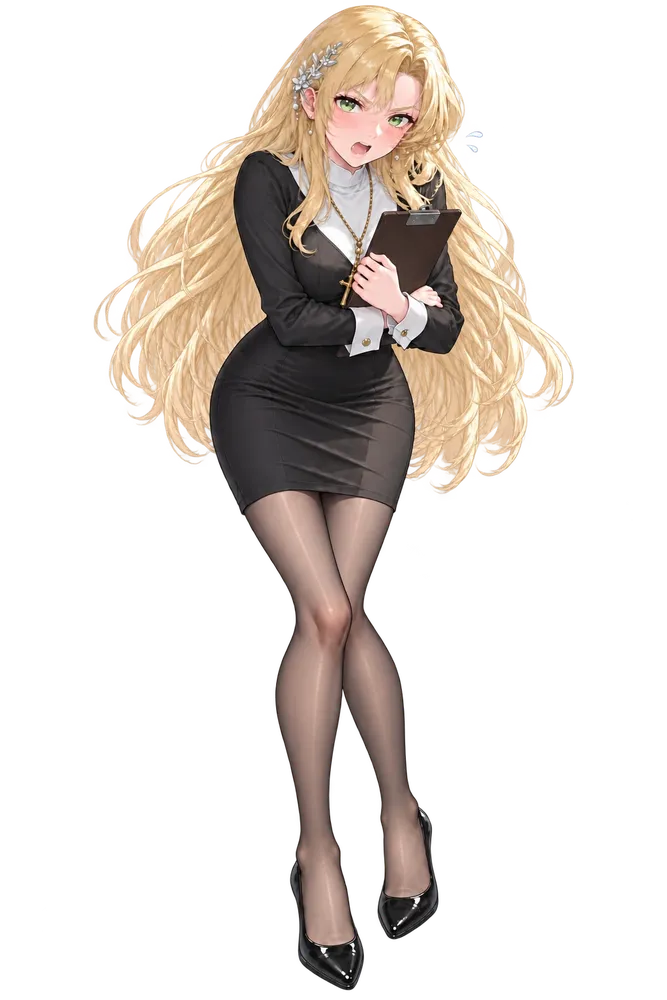
#> input picture resources/si/renna_newhair/renna_si_arguecute.webp, 667 x 1000 px, shrunk from 1024 x 1536 before the run, found by its file name; its folder holds only this picture in this run
$ python renna_audit.py
#> lines starting #> are read from the running program, lines starting #| are printed output that depends on the picture
### tools/_utf8.py
# -*- coding: utf-8 -*-
"""tools/_utf8.py —— 主控台輸出強制 UTF-8（ver -1326）

  為什麼要它：這些工具滿滿的 ⚠ ✔ ❌ 與中文，而**中文 Windows 的主控台預設是
  cp950** —— 印到第一個 ⚠ 就 `UnicodeEncodeError` 當場崩掉，而且崩在「印訊息」
  那一行，看起來像是工具本身壞了。實測 `tools/` 底下 24 支有 22 支中這個招，
  其中 `bust.py --check` 正是憲法 §5 的快取驗收那一支。

  ⚠⚠ 收成**一支**（鐵律 8）：22 個地方各貼三行必然有人漏、也必然走鐘。
      用法是每一支工具的 import 區加一行：

          import _utf8  # noqa: F401  （主控台 UTF-8，見該檔）

  ⚠ 它是**冪等**的，重複 import 不會有事；Python 3.7 以前沒有 `reconfigure`，
    包在 try 裡 —— 拿不到就退回原行為（該崩還是會崩，但不會多壞一件事）。
  ⚠ macOS／Linux 本來就是 UTF-8，這支在那邊等於什麼都沒做。
"""
import sys

for _s in (sys.stdout, sys.stderr):
    try:
        _s.reconfigure(encoding='utf-8')
    except Exception:
        pass

### tools/renna_audit.py
# -*- coding: utf-8 -*-
"""交件夾全體抽檢：平均差＋人物高差，判合格/重跑
   蕾娜髮飾換裝產線（見 resources/SI/renna_newhair/ 與 HANDOFF.md）。
"""
import sys, os, glob
sys.path.insert(0, os.path.join(os.getcwd(), 'tools'))
import _utf8  # noqa
from PIL import Image, ImageChops
def edges(img,thr=40):
    al=img.getchannel('A'); W,H=img.size; px=al.load()
    t=next(y for y in range(H) if any(px[x,y]>thr for x in range(0,W,2)))
    b=next(y for y in range(H-1,-1,-1) if any(px[x,y]>thr for x in range(0,W,2)))
    return t,b
def flat(img):
    bg=Image.new('RGBA',img.size,(255,255,255,255))
    return Image.alpha_composite(bg,img).convert('RGB')
rows=[]
for p in sorted(glob.glob('resources/SI/renna_newhair/Renna_SI_*.webp')):
    base=os.path.basename(p)[:-5]
    o=Image.open('resources/SI/%s.webp'%base).convert('RGBA')
#> o is the input picture: PIL image 667x1000 RGBA; mean R, G, B, A 52.1, 45, 39, 71.2
    n=Image.open(p).convert('RGBA')
    t1,b1=edges(o); t2,b2=edges(n)
#> in edges, `al = img.getchannel('A')`:
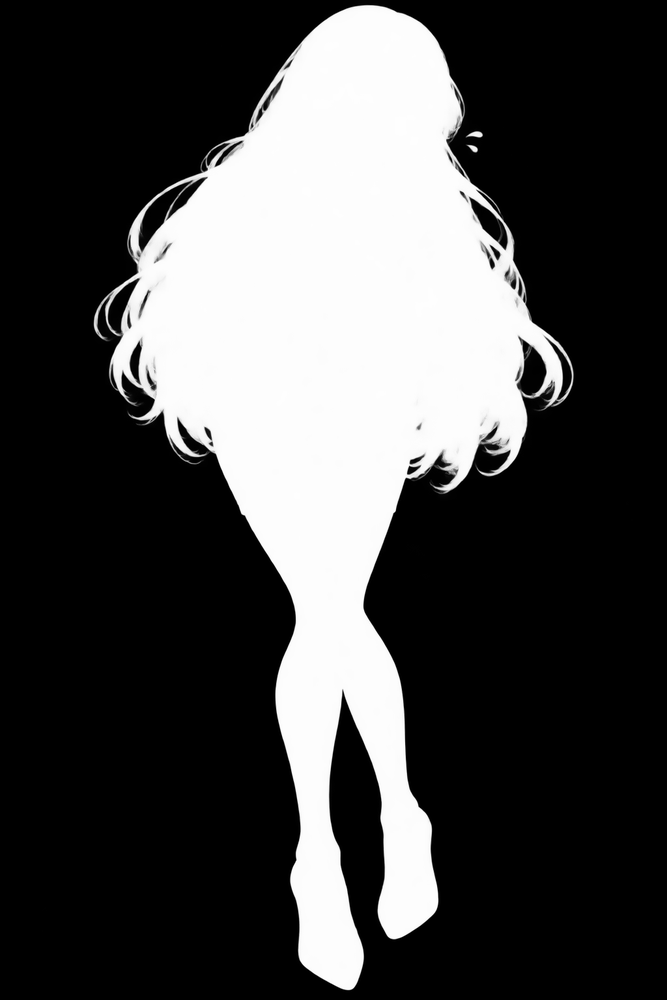
#> al: PIL image 667x1000 L; min 0, max 255, mean 71.2
#> in edges, `t=next(y for y in range(H) if any(px[x,y]>thr for x in range(0,W,2)))`: t = 5
#> in edges, `b=next(y for y in range(H-1,-1,-1) if any(px[x,y]>thr for x in range(0..`: b = 990
#> after `t1, b1 = edges(o)`: t1 = 5; b1 = 990
#> after `t2, b2 = edges(n)`: t2 = 5; b2 = 990
    d=ImageChops.difference(flat(o),flat(n)).convert('L')
#> in flat, `bg=Image.new('RGBA',img.size,(255,255,255,255))`: bg: PIL image 667x1000 RGBA; every value is 255
#> d: PIL image 667x1000 L; every value is 0
    mean=sum(d.histogram()[i]*i for i in range(256))/(o.size[0]*o.size[1])
#> mean = 0
    dh=(b2-t2)-(b1-t1)
#> dh = 0
    ok = mean<=6 and abs(dh)<=5
#> ok = True
    rows.append((base, mean, dh, ok, os.path.getmtime(p)))
rows.sort(key=lambda r:r[1])
print('%-28s %6s %6s  %s' % ('檔名','平均差','高差','判定'))
for base,mean,dh,ok,_ in rows:
    print('%-28s %6.1f %+6d  %s' % (base, mean, dh, '✔ 合格' if ok else '✘ 重跑'))
#> this loop made 1 pass
#> (base, mean, dh, ok) on pass 1: ('renna_si_arguecute', 0, 0, True)
#| renna_si_arguecute              0.0     +0  ✔ 合格
good=[r for r in rows if r[3]]
#> good = [('renna_si_arguecute', 0, 0, True, 1.8e+09)]
print('\n交件夾共 %d 張：合格 %d、要重跑 %d' % (len(rows), len(good), len(rows)-len(good)))
#| 交件夾共 1 張：合格 1、要重跑 0
print('全部 57 張中，尚未產出的有 %d 張' % (57-len(rows)))
#| 全部 57 張中，尚未產出的有 56 張

$ run again, on resources/si/renna_newhair/renna_si_chase.webp
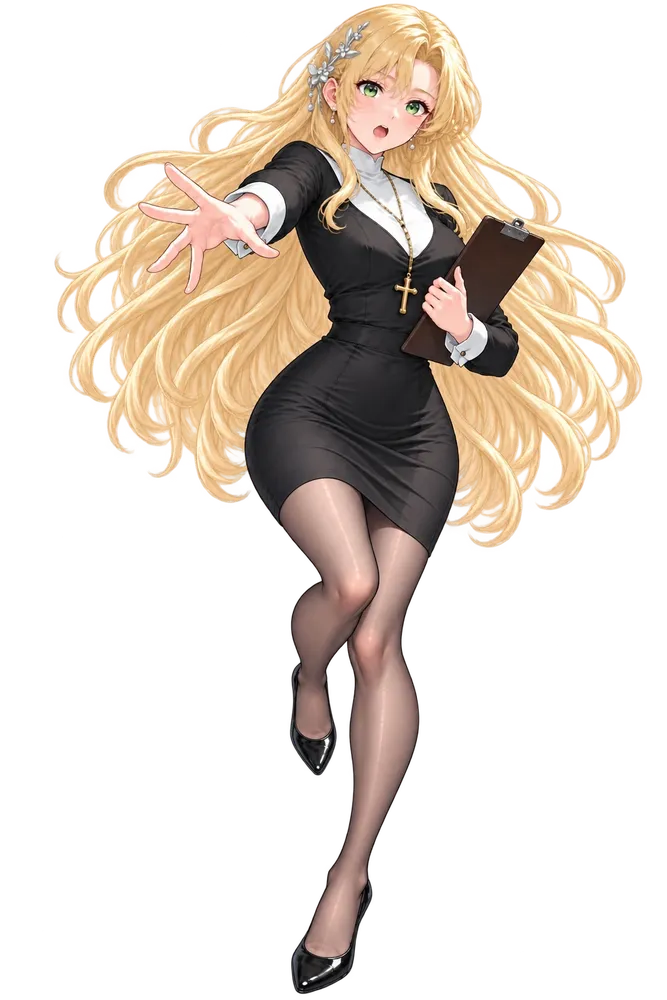
#> input picture resources/si/renna_newhair/renna_si_chase.webp, 667 x 1000 px, shrunk from 1024 x 1536 before the run, found by its file name
#> o is the input picture: PIL image 667x1000 RGBA; mean R, G, B, A 69.5, 59.2, 48.5, 84.6
#> in edges, `al = img.getchannel('A')`:
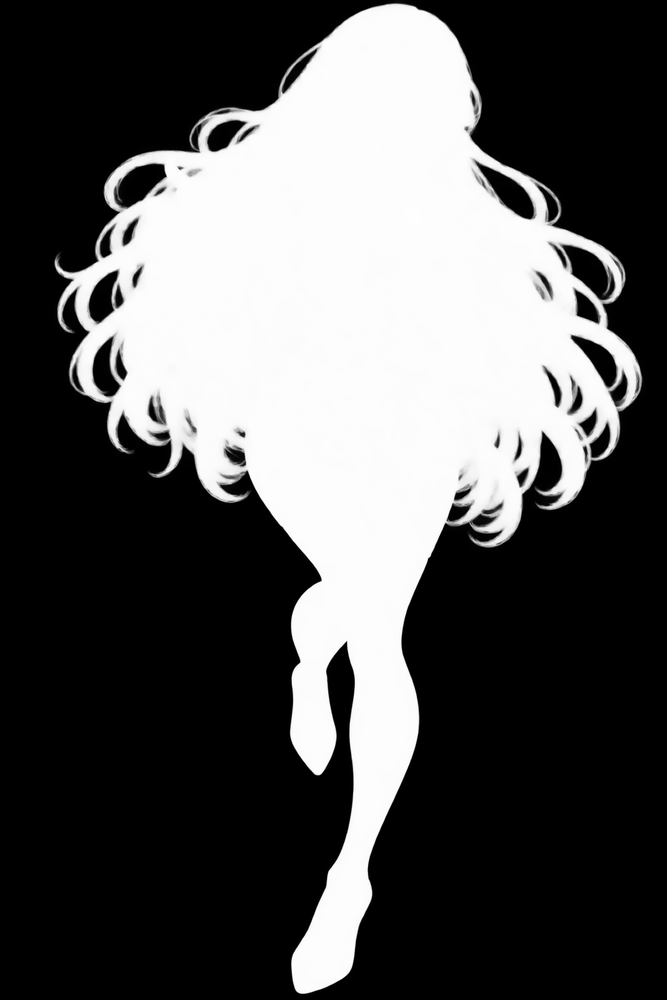
#> al: PIL image 667x1000 L; min 0, max 255, mean 84.6
#> t = 3
#> b = 993
#> t1 = 3; b1 = 993
#> t2 = 3; b2 = 993
#> bg: PIL image 667x1000 RGBA; every value is 255
#> d: PIL image 667x1000 L; every value is 0
#> `mean=sum(d.histogram()[i]*i for i in range(256))/(o.size[0]*o.size[1])`: mean = 0
#> `ok = mean<=6 and abs(dh)<=5`: ok = True
#> the loop `for base,mean,dh,ok,_ in rows:` made 1 pass
#> (base, mean, dh, ok) on pass 1: ('renna_si_chase', 0, 0, True)
#> (printed output is left out)
#> good = [('renna_si_chase', 0, 0, True, 1.8e+09)]
#| 交件夾共 1 張：合格 1、要重跑 0
#| 全部 57 張中，尚未產出的有 56 張
